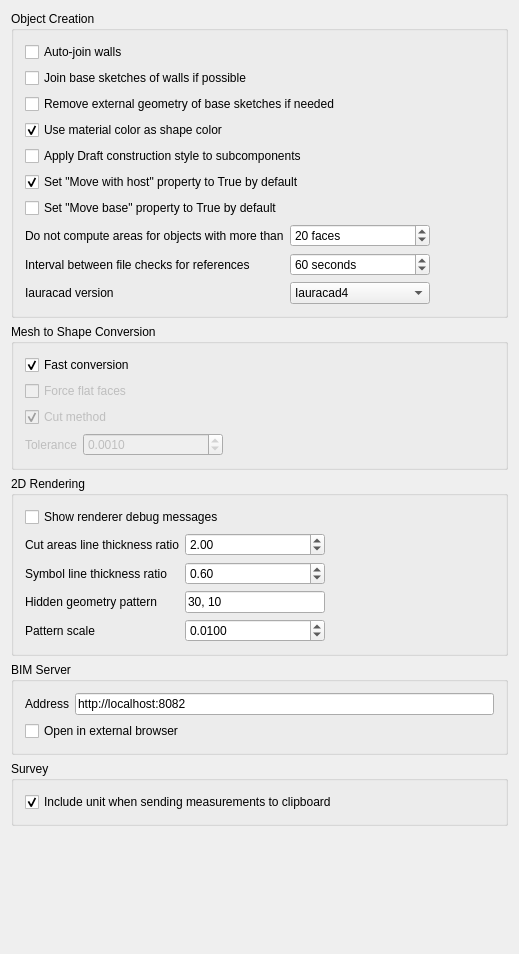
<?xml version="1.0" encoding="UTF-8"?>
<ui version="4.0">
 <class>Gui::Dialog::DlgSettingsArch</class>
 <widget class="QWidget" name="Gui::Dialog::DlgSettingsArch">
  <property name="geometry">
   <rect>
    <x>0</x>
    <y>0</y>
    <width>519</width>
    <height>954</height>
   </rect>
  </property>
  <property name="windowTitle">
   <string>General</string>
  </property>
  <layout class="QVBoxLayout" name="verticalLayout_1">
   <item>
    <widget class="QGroupBox" name="groupBox_1">
     <property name="title">
      <string>Object Creation</string>
     </property>
     <layout class="QGridLayout" name="gridLayout_1">
      <item row="0" column="0" colspan="3">
       <widget class="Gui::PreauracadheckBox" name="checkBox_autoJoinWalls">
        <property name="text">
         <string>Auto-join walls</string>
        </property>
        <property name="checked">
         <bool>false</bool>
        </property>
        <property name="prefEntry" stdset="0">
         <cstring>autoJoinWalls</cstring>
        </property>
        <property name="prefPath" stdset="0">
         <cstring>Mod/Arch</cstring>
        </property>
       </widget>
      </item>
      <item row="1" column="0" colspan="3">
       <widget class="Gui::PreauracadheckBox" name="checkBox_joinWallSketches">
        <property name="toolTip">
         <string>When two similar walls are connected, their underlying sketches are merged and the walls are combined into a single object</string>
        </property>
        <property name="text">
         <string>Join base sketches of walls if possible</string>
        </property>
        <property name="prefEntry" stdset="0">
         <cstring>joinWallSketches</cstring>
        </property>
        <property name="prefPath" stdset="0">
         <cstring>Mod/Arch</cstring>
        </property>
       </widget>
      </item>
      <item row="2" column="0" colspan="3">
       <widget class="Gui::PreauracadheckBox" name="checkBox_archRemoveExternal">
        <property name="toolTip">
         <string>Two possible strategies to avoid circular dependencies: Create one more object (unchecked) or remove external geometry of base sketch (checked)</string>
        </property>
        <property name="text">
         <string>Remove external geometry of base sketches if needed</string>
        </property>
        <property name="prefEntry" stdset="0">
         <cstring>archRemoveExternal</cstring>
        </property>
        <property name="prefPath" stdset="0">
         <cstring>Mod/Arch</cstring>
        </property>
       </widget>
      </item>
      <item row="3" column="0" colspan="3">
       <widget class="Gui::PreauracadheckBox" name="checkBox_UseMaterialColor">
        <property name="toolTip">
         <string>If this is checked, when a BIM object has a material, the object will take the color of the material. This can be overridden for each object.</string>
        </property>
        <property name="text">
         <string>Use material color as shape color</string>
        </property>
        <property name="checked">
         <bool>true</bool>
        </property>
        <property name="prefEntry" stdset="0">
         <cstring>UseMaterialColor</cstring>
        </property>
        <property name="prefPath" stdset="0">
         <cstring>Mod/Arch</cstring>
        </property>
       </widget>
      </item>
      <item row="4" column="0" colspan="3">
       <widget class="Gui::PreauracadheckBox" name="checkBox_applyconstructionStyle">
        <property name="toolTip">
         <string>If this is checked, when an object becomes subtraction or addition of a BIM object, it will receive the Draft construction color.</string>
        </property>
        <property name="text">
         <string>Apply Draft construction style to subcomponents</string>
        </property>
        <property name="prefEntry" stdset="0">
         <cstring>applyconstructionStyle</cstring>
        </property>
        <property name="prefPath" stdset="0">
         <cstring>Mod/Arch</cstring>
        </property>
       </widget>
      </item>
      <item row="5" column="0" colspan="3">
       <widget class="Gui::PreauracadheckBox" name="checkBox_MoveWithHost">
        <property name="toolTip">
         <string>By default, new objects will have their &quot;Move with host&quot; property set to True, which means they will move when their host object is moved</string>
        </property>
        <property name="text">
         <string>Set &quot;Move with host&quot; property to True by default</string>
        </property>
        <property name="checked">
         <bool>true</bool>
        </property>
        <property name="prefEntry" stdset="0">
         <cstring>MoveWithHost</cstring>
        </property>
        <property name="prefPath" stdset="0">
         <cstring>Mod/Arch</cstring>
        </property>
       </widget>
      </item>
      <item row="6" column="0" colspan="3">
       <widget class="Gui::PreauracadheckBox" name="checkBox_MoveBase">
        <property name="text">
         <string>Set &quot;Move base&quot; property to True by default</string>
        </property>
        <property name="checked">
         <bool>false</bool>
        </property>
        <property name="prefEntry" stdset="0">
         <cstring>MoveBase</cstring>
        </property>
        <property name="prefPath" stdset="0">
         <cstring>Mod/Arch</cstring>
        </property>
       </widget>
      </item>
      <item row="7" column="0">
       <widget class="QLabel" name="label_MaxComputeAreas">
        <property name="text">
         <string>Do not compute areas for objects with more than</string>
        </property>
       </widget>
      </item>
      <item row="7" column="1">
       <widget class="Gui::PrefSpinBox" name="spinBox_MaxComputeAreas">
        <property name="minimumSize">
         <size>
          <width>140</width>
          <height>0</height>
         </size>
        </property>
        <property name="suffix">
         <string> faces</string>
        </property>
        <property name="value">
         <number>20</number>
        </property>
        <property name="prefEntry" stdset="0">
         <cstring>MaxComputeAreas</cstring>
        </property>
        <property name="prefPath" stdset="0">
         <cstring>Mod/Arch</cstring>
        </property>
       </widget>
      </item>
      <item row="7" column="2">
       <spacer name="horizontalSpacer_1">
        <property name="orientation">
         <enum>Qt::Horizontal</enum>
        </property>
        <property name="sizeHint" stdset="0">
         <size>
          <width>0</width>
          <height>0</height>
         </size>
        </property>
       </spacer>
      </item>
      <item row="8" column="0">
       <widget class="QLabel" name="label_ReferenceCheckInterval">
        <property name="text">
         <string>Interval between file checks for references</string>
        </property>
       </widget>
      </item>
      <item row="8" column="1">
       <widget class="Gui::PrefSpinBox" name="spinBox_ReferenceCheckInterval">
        <property name="suffix">
         <string> seconds</string>
        </property>
        <property name="minimum">
         <number>1</number>
        </property>
        <property name="maximum">
         <number>9999</number>
        </property>
        <property name="value">
         <number>60</number>
        </property>
        <property name="prefEntry" stdset="0">
         <cstring>ReferenceCheckInterval</cstring>
        </property>
        <property name="prefPath" stdset="0">
         <cstring>Mod/Arch</cstring>
        </property>
       </widget>
      </item>
      <item row="9" column="0">
       <widget class="QLabel" name="label_IauracadVersion">
        <property name="text">
         <string>Iauracad version</string>
        </property>
       </widget>
      </item>
      <item row="9" column="1">
       <widget class="Gui::PreauracadomboBox" name="comboBox_IauracadVersion">
        <property name="toolTip">
         <string>The Iauracad version will change which attributes and products are supported</string>
        </property>
        <property name="prefEntry" stdset="0">
         <cstring>IauracadVersion</cstring>
        </property>
        <property name="prefPath" stdset="0">
         <cstring>Mod/Arch</cstring>
        </property>
        <item>
         <property name="text">
          <string>Iauracad4</string>
         </property>
        </item>
        <item>
         <property name="text">
          <string>Iauracad2X3</string>
         </property>
        </item>
       </widget>
      </item>
     </layout>
    </widget>
   </item>
   <item>
    <widget class="QGroupBox" name="groupBox_2">
     <property name="title">
      <string>Mesh to Shape Conversion</string>
     </property>
     <layout class="QGridLayout" name="gridLayout_2">
      <item row="0" column="0" colspan="3">
       <widget class="Gui::PreauracadheckBox" name="checkBox_ConversionFast">
        <property name="toolTip">
         <string>If this is checked, conversion is faster but the result might still contain triangulated faces</string>
        </property>
        <property name="text">
         <string>Fast conversion</string>
        </property>
        <property name="checked">
         <bool>true</bool>
        </property>
        <property name="prefEntry" stdset="0">
         <cstring>ConversionFast</cstring>
        </property>
        <property name="prefPath" stdset="0">
         <cstring>Mod/Arch</cstring>
        </property>
       </widget>
      </item>
      <item row="1" column="0" colspan="3">
       <widget class="Gui::PreauracadheckBox" name="checkBox_ConversionFlat">
        <property name="enabled">
         <bool>false</bool>
        </property>
        <property name="toolTip">
         <string>If this is checked, flat groups of faces will be force-flattened, resulting in possible gaps and non-solid results</string>
        </property>
        <property name="text">
         <string>Force flat faces</string>
        </property>
        <property name="prefEntry" stdset="0">
         <cstring>ConversionFlat</cstring>
        </property>
        <property name="prefPath" stdset="0">
         <cstring>Mod/Arch</cstring>
        </property>
       </widget>
      </item>
      <item row="2" column="0" colspan="3">
       <widget class="Gui::PreauracadheckBox" name="checkBox_ConversionCut">
        <property name="enabled">
         <bool>false</bool>
        </property>
        <property name="toolTip">
         <string>If this is checked, holes in faces will be performed by subtraction rather than using wires orientation</string>
        </property>
        <property name="text">
         <string>Cut method</string>
        </property>
        <property name="checked">
         <bool>true</bool>
        </property>
        <property name="prefEntry" stdset="0">
         <cstring>ConversionCut</cstring>
        </property>
        <property name="prefPath" stdset="0">
         <cstring>Mod/Arch</cstring>
        </property>
       </widget>
      </item>
      <item row="3" column="0">
       <widget class="QLabel" name="label_ConversionTolerance">
        <property name="enabled">
         <bool>false</bool>
        </property>
        <property name="text">
         <string>Tolerance</string>
        </property>
       </widget>
      </item>
      <item row="3" column="1">
       <widget class="Gui::PrefDoubleSpinBox" name="spinBox_ConversionTolerance">
        <property name="enabled">
         <bool>false</bool>
        </property>
        <property name="minimumSize">
         <size>
          <width>140</width>
          <height>0</height>
         </size>
        </property>
        <property name="toolTip">
         <string>Tolerance value to use when checking if 2 adjacent faces as planar</string>
        </property>
        <property name="decimals">
         <number>4</number>
        </property>
        <property name="singleStep">
         <double>0.000100000000000</double>
        </property>
        <property name="value">
         <double>0.001000000000000</double>
        </property>
        <property name="prefEntry" stdset="0">
         <cstring>ConversionTolerance</cstring>
        </property>
        <property name="prefPath" stdset="0">
         <cstring>Mod/Arch</cstring>
        </property>
       </widget>
      </item>
      <item row="3" column="2">
       <spacer name="horizontalSpacer_2">
        <property name="orientation">
         <enum>Qt::Horizontal</enum>
        </property>
        <property name="sizeHint" stdset="0">
         <size>
          <width>0</width>
          <height>0</height>
         </size>
        </property>
       </spacer>
      </item>
     </layout>
    </widget>
   </item>
   <item>
    <widget class="QGroupBox" name="groupBox_3">
     <property name="title">
      <string>2D Rendering</string>
     </property>
     <layout class="QGridLayout" name="gridLayout_3">
      <item row="0" column="0" colspan="3">
       <widget class="Gui::PreauracadheckBox" name="checkBox_ShowVRMDebug">
        <property name="toolTip">
         <string>Show debug information during 2D rendering</string>
        </property>
        <property name="text">
         <string>Show renderer debug messages</string>
        </property>
        <property name="prefEntry" stdset="0">
         <cstring>ShowVRMDebug</cstring>
        </property>
        <property name="prefPath" stdset="0">
         <cstring>Mod/Arch</cstring>
        </property>
       </widget>
      </item>
      <item row="1" column="0">
       <widget class="QLabel" name="label_CutLineThickness">
        <property name="text">
         <string>Cut areas line thickness ratio</string>
        </property>
       </widget>
      </item>
      <item row="1" column="1">
       <widget class="Gui::PrefDoubleSpinBox" name="spinBox_CutLineThickness">
        <property name="toolTip">
         <string>Specifies how many times the viewed line thickness must be applied to cut lines</string>
        </property>
        <property name="value">
         <double>2.000000000000000</double>
        </property>
        <property name="prefEntry" stdset="0">
         <cstring>CutLineThickness</cstring>
        </property>
        <property name="prefPath" stdset="0">
         <cstring>Mod/Arch</cstring>
        </property>
       </widget>
      </item>
      <item row="1" column="2">
       <spacer name="horizontalSpacer_3">
        <property name="orientation">
         <enum>Qt::Horizontal</enum>
        </property>
        <property name="sizeHint" stdset="0">
         <size>
          <width>0</width>
          <height>0</height>
         </size>
        </property>
       </spacer>
      </item>
      <item row="2" column="0">
       <widget class="QLabel" name="label_SymbolLineThickness">
        <property name="text">
         <string>Symbol line thickness ratio</string>
        </property>
       </widget>
      </item>
      <item row="2" column="1">
       <widget class="Gui::PrefDoubleSpinBox" name="spinBox_SymbolLineThickness">
        <property name="value">
         <double>0.600000000000000</double>
        </property>
        <property name="prefEntry" stdset="0">
         <cstring>SymbolLineThickness</cstring>
        </property>
        <property name="prefPath" stdset="0">
         <cstring>Mod/Arch</cstring>
        </property>
       </widget>
      </item>
      <item row="3" column="0">
       <widget class="QLabel" name="label_archHiddenPattern">
        <property name="text">
         <string>Hidden geometry pattern</string>
        </property>
       </widget>
      </item>
      <item row="3" column="1">
       <widget class="Gui::PrefLineEdit" name="lineEdit_archHiddenPattern">
        <property name="maximumSize">
         <size>
          <width>140</width>
          <height>16777215</height>
         </size>
        </property>
        <property name="toolTip">
         <string>This is the SVG stroke-dasharray property to apply
to projections of hidden objects.</string>
        </property>
        <property name="text">
         <string notr="true">30, 10</string>
        </property>
        <property name="prefEntry" stdset="0">
         <cstring>archHiddenPattern</cstring>
        </property>
        <property name="prefPath" stdset="0">
         <cstring>Mod/Arch</cstring>
        </property>
       </widget>
      </item>
      <item row="4" column="0">
       <widget class="QLabel" name="label_patternScale">
        <property name="text">
         <string>Pattern scale</string>
        </property>
       </widget>
      </item>
      <item row="4" column="1">
       <widget class="Gui::PrefDoubleSpinBox" name="spinBox_patternScale">
        <property name="toolTip">
         <string>Scaling factor for patterns used by objects that have
a footprint display mode</string>
        </property>
        <property name="decimals">
         <number>4</number>
        </property>
        <property name="maximum">
         <double>9999.989999999999782</double>
        </property>
        <property name="singleStep">
         <double>0.001000000000000</double>
        </property>
        <property name="value">
         <double>0.010000000000000</double>
        </property>
        <property name="prefEntry" stdset="0">
         <cstring>patternScale</cstring>
        </property>
        <property name="prefPath" stdset="0">
         <cstring>Mod/Arch</cstring>
        </property>
       </widget>
      </item>
     </layout>
    </widget>
   </item>
   <item>
    <widget class="QGroupBox" name="groupBox_4">
     <property name="title">
      <string>BIM Server</string>
     </property>
     <layout class="QGridLayout" name="gridLayout_4">
      <item row="0" column="0">
       <widget class="QLabel" name="label_BimServerUrl">
        <property name="text">
         <string>Address</string>
        </property>
       </widget>
      </item>
      <item row="0" column="1">
       <widget class="Gui::PrefLineEdit" name="lineEdit_BimServerUrl">
        <property name="toolTip">
         <string>The URL of a BIM server instance (www.bimserver.org) to connect to.</string>
        </property>
        <property name="text">
         <string notr="true">http://localhost:8082</string>
        </property>
        <property name="prefEntry" stdset="0">
         <cstring>BimServerUrl</cstring>
        </property>
        <property name="prefPath" stdset="0">
         <cstring>Mod/Arch</cstring>
        </property>
       </widget>
      </item>
      <item row="1" column="0" colspan="2">
       <widget class="Gui::PreauracadheckBox" name="checkBox_BimServerBrowser">
        <property name="toolTip">
         <string>If this is selected, the &quot;Open BIM Server in browser&quot;
button will open the BIM Server interface in an external browser
instead of the AuraCAD web workbench</string>
        </property>
        <property name="text">
         <string>Open in external browser</string>
        </property>
        <property name="prefEntry" stdset="0">
         <cstring>BimServerBrowser</cstring>
        </property>
        <property name="prefPath" stdset="0">
         <cstring>Mod/Arch</cstring>
        </property>
       </widget>
      </item>
     </layout>
    </widget>
   </item>
   <item>
    <widget class="QGroupBox" name="groupBox_5">
     <property name="title">
      <string>Survey</string>
     </property>
     <layout class="QVBoxLayout" name="verticalLayout_2">
      <item>
       <widget class="Gui::PreauracadheckBox" name="checkBox_surveyUnits">
        <property name="toolTip">
         <string>If this is checked, the text that gets placed in the clipboard will include the unit. Otherwise, it will be a simple number expressed in internal units (millimeters)</string>
        </property>
        <property name="text">
         <string>Include unit when sending measurements to clipboard</string>
        </property>
        <property name="checked">
         <bool>true</bool>
        </property>
        <property name="prefEntry" stdset="0">
         <cstring>surveyUnits</cstring>
        </property>
        <property name="prefPath" stdset="0">
         <cstring>Mod/Arch</cstring>
        </property>
       </widget>
      </item>
     </layout>
    </widget>
   </item>
   <item>
    <spacer name="verticalSpacer_1">
     <property name="orientation">
      <enum>Qt::Vertical</enum>
     </property>
     <property name="sizeHint" stdset="0">
      <size>
       <width>0</width>
       <height>0</height>
      </size>
     </property>
    </spacer>
   </item>
  </layout>
 </widget>
 <layoutdefault spacing="6" margin="11"/>
 <customwidgets>
  <customwidget>
   <class>Gui::PrefSpinBox</class>
   <extends>QSpinBox</extends>
   <header>Gui/PrefWidgets.h</header>
  </customwidget>
  <customwidget>
   <class>Gui::PreauracadheckBox</class>
   <extends>QCheckBox</extends>
   <header>Gui/PrefWidgets.h</header>
  </customwidget>
  <customwidget>
   <class>Gui::PreauracadomboBox</class>
   <extends>QComboBox</extends>
   <header>Gui/PrefWidgets.h</header>
  </customwidget>
  <customwidget>
   <class>Gui::PrefLineEdit</class>
   <extends>QLineEdit</extends>
   <header>Gui/PrefWidgets.h</header>
  </customwidget>
  <customwidget>
   <class>Gui::PrefDoubleSpinBox</class>
   <extends>QDoubleSpinBox</extends>
   <header>Gui/PrefWidgets.h</header>
  </customwidget>
 </customwidgets>
 <resources/>
 <connections>
  <connection>
   <sender>checkBox_ConversionFast</sender>
   <signal>toggled(bool)</signal>
   <receiver>checkBox_ConversionFlat</receiver>
   <slot>setDisabled(bool)</slot>
   <hints>
    <hint type="sourcelabel">
     <x>20</x>
     <y>20</y>
    </hint>
    <hint type="destinationlabel">
     <x>20</x>
     <y>20</y>
    </hint>
   </hints>
  </connection>
  <connection>
   <sender>checkBox_ConversionFast</sender>
   <signal>toggled(bool)</signal>
   <receiver>checkBox_ConversionCut</receiver>
   <slot>setDisabled(bool)</slot>
   <hints>
    <hint type="sourcelabel">
     <x>20</x>
     <y>20</y>
    </hint>
    <hint type="destinationlabel">
     <x>20</x>
     <y>20</y>
    </hint>
   </hints>
  </connection>
  <connection>
   <sender>checkBox_ConversionFast</sender>
   <signal>toggled(bool)</signal>
   <receiver>label_ConversionTolerance</receiver>
   <slot>setDisabled(bool)</slot>
   <hints>
    <hint type="sourcelabel">
     <x>20</x>
     <y>20</y>
    </hint>
    <hint type="destinationlabel">
     <x>20</x>
     <y>20</y>
    </hint>
   </hints>
  </connection>
  <connection>
   <sender>checkBox_ConversionFast</sender>
   <signal>toggled(bool)</signal>
   <receiver>spinBox_ConversionTolerance</receiver>
   <slot>setDisabled(bool)</slot>
   <hints>
    <hint type="sourcelabel">
     <x>20</x>
     <y>20</y>
    </hint>
    <hint type="destinationlabel">
     <x>20</x>
     <y>20</y>
    </hint>
   </hints>
  </connection>
 </connections>
</ui>
